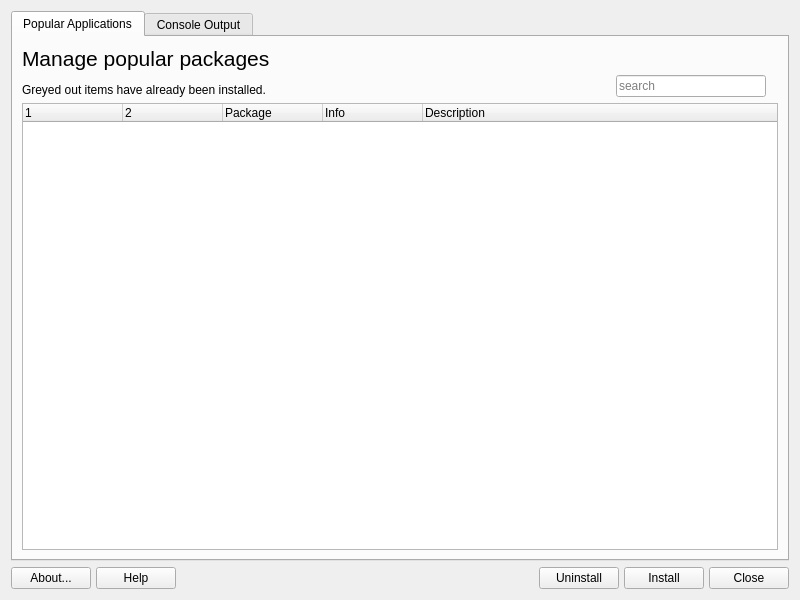
<?xml version="1.0" encoding="UTF-8"?>
<ui version="4.0">
 <class>MainWindow</class>
 <widget class="QDialog" name="MainWindow">
  <property name="geometry">
   <rect>
    <x>0</x>
    <y>0</y>
    <width>800</width>
    <height>600</height>
   </rect>
  </property>
  <property name="sizePolicy">
   <sizepolicy hsizetype="MinimumExpanding" vsizetype="MinimumExpanding">
    <horstretch>0</horstretch>
    <verstretch>0</verstretch>
   </sizepolicy>
  </property>
  <property name="windowTitle">
   <string>CachyOS Package Installer</string>
  </property>
  <property name="sizeGripEnabled">
   <bool>false</bool>
  </property>
  <property name="modal">
   <bool>false</bool>
  </property>
  <layout class="QVBoxLayout" name="verticalLayout">
   <item>
    <widget class="QTabWidget" name="tabWidget">
     <property name="sizePolicy">
      <sizepolicy hsizetype="Ignored" vsizetype="Expanding">
       <horstretch>0</horstretch>
       <verstretch>0</verstretch>
      </sizepolicy>
     </property>
     <property name="currentIndex">
      <number>0</number>
     </property>
     <property name="documentMode">
      <bool>false</bool>
     </property>
     <property name="tabsClosable">
      <bool>false</bool>
     </property>
     <property name="movable">
      <bool>false</bool>
     </property>
     <widget class="QWidget" name="tabPopular">
      <property name="sizePolicy">
       <sizepolicy hsizetype="Preferred" vsizetype="Expanding">
        <horstretch>0</horstretch>
        <verstretch>0</verstretch>
       </sizepolicy>
      </property>
      <attribute name="title">
       <string>Popular Applications</string>
      </attribute>
      <layout class="QGridLayout" name="gridLayout">
       <item row="3" column="0" colspan="5">
        <widget class="QTreeWidget" name="treePopularApps">
         <property name="frameShadow">
          <enum>QFrame::Raised</enum>
         </property>
         <property name="tabKeyNavigation">
          <bool>true</bool>
         </property>
         <property name="selectionMode">
          <enum>QAbstractItemView::SingleSelection</enum>
         </property>
         <column>
          <property name="text">
           <string/>
          </property>
         </column>
         <column>
          <property name="text">
           <string/>
          </property>
         </column>
         <column>
          <property name="text">
           <string>Package</string>
          </property>
         </column>
         <column>
          <property name="text">
           <string>Info</string>
          </property>
         </column>
         <column>
          <property name="text">
           <string>Description</string>
          </property>
         </column>
        </widget>
       </item>
       <item row="2" column="2">
        <widget class="QLineEdit" name="searchPopular">
         <property name="minimumSize">
          <size>
           <width>150</width>
           <height>0</height>
          </size>
         </property>
         <property name="maximumSize">
          <size>
           <width>200</width>
           <height>16777215</height>
          </size>
         </property>
         <property name="placeholderText">
          <string>search</string>
         </property>
         <property name="clearButtonEnabled">
          <bool>true</bool>
         </property>
        </widget>
       </item>
       <item row="1" column="0" rowspan="2">
        <widget class="QLabel" name="label">
         <property name="text">
          <string>&lt;html&gt;&lt;head/&gt;&lt;body&gt;&lt;p&gt;&lt;span style=&quot; font-size:16pt;&quot;&gt;Manage popular packages&lt;/span&gt;&lt;/p&gt;&lt;p&gt;Greyed out items have already been installed.&lt;/p&gt;&lt;/body&gt;&lt;/html&gt;</string>
         </property>
        </widget>
       </item>
       <item row="2" column="1">
        <spacer name="horizontalSpacer">
         <property name="orientation">
          <enum>Qt::Horizontal</enum>
         </property>
         <property name="sizeType">
          <enum>QSizePolicy::Expanding</enum>
         </property>
         <property name="sizeHint" stdset="0">
          <size>
           <width>350</width>
           <height>20</height>
          </size>
         </property>
        </spacer>
       </item>
      </layout>
     </widget>
     <widget class="QWidget" name="tabOutput">
      <property name="sizePolicy">
       <sizepolicy hsizetype="Preferred" vsizetype="Expanding">
        <horstretch>0</horstretch>
        <verstretch>0</verstretch>
       </sizepolicy>
      </property>
      <attribute name="title">
       <string>Console Output</string>
      </attribute>
      <layout class="QGridLayout" name="gridLayout_3">
       <item row="1" column="1">
        <widget class="QPushButton" name="pushEnter">
         <property name="text">
          <string>Enter</string>
         </property>
         <property name="icon">
          <iconset theme="key-enter">
           <normaloff>.</normaloff>.</iconset>
         </property>
        </widget>
       </item>
       <item row="1" column="0">
        <widget class="QLineEdit" name="lineEdit">
         <property name="placeholderText">
          <string>Respond here, or just press Enter</string>
         </property>
        </widget>
       </item>
       <item row="0" column="0" colspan="2">
        <widget class="QPlainTextEdit" name="outputBox">
         <property name="undoRedoEnabled">
          <bool>false</bool>
         </property>
         <property name="lineWrapMode">
          <enum>QPlainTextEdit::WidgetWidth</enum>
         </property>
         <property name="readOnly">
          <bool>true</bool>
         </property>
         <property name="overwriteMode">
          <bool>true</bool>
         </property>
         <property name="placeholderText">
          <string notr="true"/>
         </property>
        </widget>
       </item>
      </layout>
     </widget>
    </widget>
   </item>
   <item>
    <layout class="QGridLayout" name="buttonBar" columnstretch="0,0,0,0,0,0,0,0,0">
     <property name="sizeConstraint">
      <enum>QLayout::SetDefaultConstraint</enum>
     </property>
     <property name="leftMargin">
      <number>0</number>
     </property>
     <property name="topMargin">
      <number>0</number>
     </property>
     <property name="rightMargin">
      <number>0</number>
     </property>
     <property name="bottomMargin">
      <number>0</number>
     </property>
     <property name="spacing">
      <number>5</number>
     </property>
     <item row="0" column="1">
      <widget class="QPushButton" name="pushHelp">
       <property name="sizePolicy">
        <sizepolicy hsizetype="Minimum" vsizetype="Preferred">
         <horstretch>0</horstretch>
         <verstretch>0</verstretch>
        </sizepolicy>
       </property>
       <property name="toolTip">
        <string>Display help </string>
       </property>
       <property name="text">
        <string>Help</string>
       </property>
       <property name="icon">
        <iconset theme="help-contents">
         <normaloff>.</normaloff>.</iconset>
       </property>
       <property name="shortcut">
        <string>Alt+H</string>
       </property>
       <property name="autoDefault">
        <bool>false</bool>
       </property>
      </widget>
     </item>
     <item row="0" column="2">
      <spacer name="horizontalSpacer1">
       <property name="orientation">
        <enum>Qt::Horizontal</enum>
       </property>
       <property name="sizeType">
        <enum>QSizePolicy::Expanding</enum>
       </property>
       <property name="sizeHint" stdset="0">
        <size>
         <width>40</width>
         <height>20</height>
        </size>
       </property>
      </spacer>
     </item>
     <item row="0" column="4">
      <spacer name="horizontalSpacer2">
       <property name="orientation">
        <enum>Qt::Horizontal</enum>
       </property>
       <property name="sizeType">
        <enum>QSizePolicy::Expanding</enum>
       </property>
       <property name="sizeHint" stdset="0">
        <size>
         <width>40</width>
         <height>20</height>
        </size>
       </property>
      </spacer>
     </item>
     <item row="0" column="6">
      <widget class="QPushButton" name="pushInstall">
       <property name="sizePolicy">
        <sizepolicy hsizetype="Minimum" vsizetype="Preferred">
         <horstretch>0</horstretch>
         <verstretch>0</verstretch>
        </sizepolicy>
       </property>
       <property name="text">
        <string>Install</string>
       </property>
       <property name="icon">
        <iconset theme="run-install">
         <normaloff>.</normaloff>.</iconset>
       </property>
       <property name="shortcut">
        <string>Alt+I</string>
       </property>
       <property name="autoDefault">
        <bool>false</bool>
       </property>
       <property name="default">
        <bool>false</bool>
       </property>
      </widget>
     </item>
     <item row="0" column="8">
      <widget class="QPushButton" name="pushCancel">
       <property name="sizePolicy">
        <sizepolicy hsizetype="Minimum" vsizetype="Preferred">
         <horstretch>0</horstretch>
         <verstretch>0</verstretch>
        </sizepolicy>
       </property>
       <property name="toolTip">
        <string>Quit application</string>
       </property>
       <property name="text">
        <string>Close</string>
       </property>
       <property name="icon">
        <iconset theme="window-close">
         <normaloff>.</normaloff>.</iconset>
       </property>
       <property name="shortcut">
        <string>Alt+C</string>
       </property>
       <property name="autoDefault">
        <bool>false</bool>
       </property>
      </widget>
     </item>
     <item row="0" column="5">
      <widget class="QPushButton" name="pushUninstall">
       <property name="sizePolicy">
        <sizepolicy hsizetype="Minimum" vsizetype="Preferred">
         <horstretch>0</horstretch>
         <verstretch>0</verstretch>
        </sizepolicy>
       </property>
       <property name="text">
        <string>Uninstall</string>
       </property>
       <property name="icon">
        <iconset theme="archive-remove">
         <normaloff>.</normaloff>.</iconset>
       </property>
       <property name="shortcut">
        <string>Alt+U</string>
       </property>
       <property name="autoDefault">
        <bool>false</bool>
       </property>
      </widget>
     </item>
     <item row="0" column="0">
      <widget class="QPushButton" name="pushAbout">
       <property name="sizePolicy">
        <sizepolicy hsizetype="Minimum" vsizetype="Preferred">
         <horstretch>0</horstretch>
         <verstretch>0</verstretch>
        </sizepolicy>
       </property>
       <property name="toolTip">
        <string>About this application</string>
       </property>
       <property name="text">
        <string>About...</string>
       </property>
       <property name="icon">
        <iconset theme="help-about">
         <normaloff>.</normaloff>.</iconset>
       </property>
       <property name="shortcut">
        <string>Alt+B</string>
       </property>
       <property name="autoDefault">
        <bool>false</bool>
       </property>
      </widget>
     </item>
    </layout>
   </item>
  </layout>
 </widget>
 <tabstops>
  <tabstop>tabWidget</tabstop>
  <tabstop>searchPopular</tabstop>
  <tabstop>treePopularApps</tabstop>
  <tabstop>pushAbout</tabstop>
  <tabstop>pushHelp</tabstop>
  <tabstop>pushInstall</tabstop>
  <tabstop>pushCancel</tabstop>
 </tabstops>
 <resources/>
 <connections/>
</ui>
